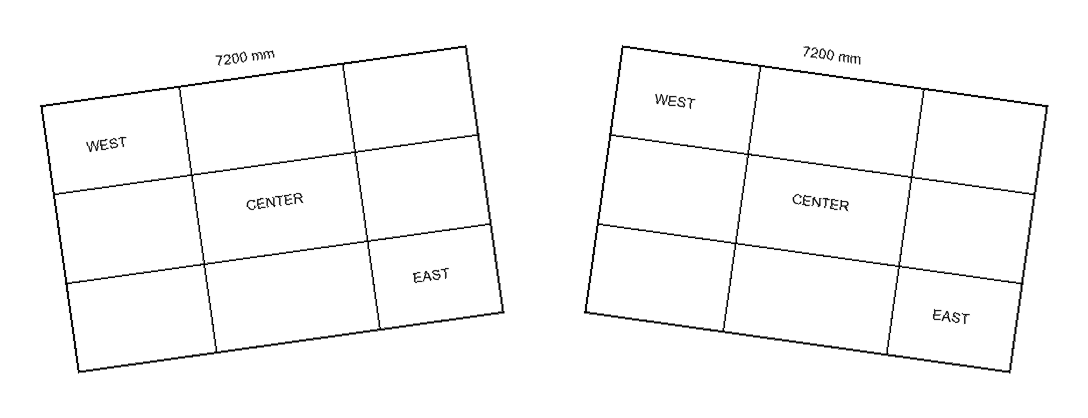
#> input picture fixtures/drawing_geometry/ambiguous.png, 1088 x 418 px
$ python -i drawing_linework.py   (imports and definitions only)
#> lines starting #> are read from the running program, lines starting #| are printed output that depends on the picture; after the words box and inside, x2 and y2 are one past the last pixel; in counts of white or black regions, pixels touching at a corner belong together
#> further down, picture is the input picture: PIL image 1088x418 RGB; min 0, max 255, mean 248.8
"""Bounded raster line observations and explicitly hypothetical short gaps.

No pixels are repaired here. Neither a detected segment nor a collinear gap
identifies a wall, opening, dimension, structural member or safe modification.
"""
import math

POLICY = 'raster-linework-hypotheses-v1'
MAX_SIDE = 1600
MAX_RAW = 4096
MAX_LINES = 256
MAX_GAPS = 100
PARAMETERS = {'threshold_gray': 128, 'min_line_px': 40, 'hough_votes': 40,
              'hough_gap_px': 0, 'angle_tolerance_degrees': 1.0,
              'offset_tolerance_px': 1.25, 'min_gap_px': 2.0, 'max_gap_px': 8.0,
              'min_observed_support': 0.85, 'max_gap_dark_fraction': 0.25,
              'max_observed_endpoint_extension_px': 40}


def segment(row):
    a, b = list(map(float, row[:2])), list(map(float, row[2:]))
    if a > b:
        a, b = b, a
    length = math.dist(a, b)
    if not length:
        raise ValueError('Zero-length detected segment')
    return {'a': a, 'b': b, 'length': length,
            'direction': [(b[0]-a[0])/length, (b[1]-a[1])/length]}


def project(point, origin, direction):
    return sum((v-o)*d for v, o, d in zip(point, origin, direction))


def collinear(a, b):
    dx, dy = a['direction']
    ex, ey = b['direction']
    if abs(dx*ey-dy*ex) > math.sin(math.radians(PARAMETERS['angle_tolerance_degrees'])):
        return False
    return max(abs((p[0]-a['a'][0])*dy-(p[1]-a['a'][1])*dx) for p in (b['a'], b['b'])) <= PARAMETERS['offset_tolerance_px']


def interval_gap(a, b):
    if not collinear(a, b):
        return None
    first, second = sorted((project(b[p], a['a'], a['direction']), b[p]) for p in ('a', 'b'))
    if first[0] > a['length']:
        start, end = a['b'], first[1]
    elif second[0] < 0:
        start, end = second[1], a['a']
    else:
        return None
    distance = math.dist(start, end)
    return (start, end, distance) if PARAMETERS['min_gap_px'] <= distance <= PARAMETERS['max_gap_px'] else None


def samples(mask, start, end, *, interior=False):
    import numpy as np
    count = max(3, math.ceil(math.dist(start, end))+1)
    points = np.linspace(start, end, count)
    if interior:
        points = points[1:-1]
    xy = np.rint(points).astype(int)
    xy[:, 0] = np.clip(xy[:, 0], 0, mask.shape[1]-1)
    xy[:, 1] = np.clip(xy[:, 1], 0, mask.shape[0]-1)
    return float(mask[xy[:, 1], xy[:, 0]].mean())


def observed_endpoints(row, mask):
    """Recover adjacent ink discarded by Hough; never step across white pixels."""
    ends = []
    for name, sign in (('a', -1), ('b', 1)):
        start = row[name]
        last = list(start)
        for step in range(1, 2*PARAMETERS['max_observed_endpoint_extension_px']+1):
            x, y = [round(p+sign*d*step/2) for p, d in zip(start, row['direction'])]
            if not (0 <= x < mask.shape[1] and 0 <= y < mask.shape[0]) or not mask[y, x]:
                break
            last = [x, y]
        ends.extend(last)
    return segment(ends)


def analyse(image, text_polygons=(), *, preview_path=None):
#> called with text_polygons = ()
    import cv2
    import numpy as np
    from PIL import Image

    if min(image.size) < 1 or max(image.size) > 6000 or image.width*image.height > 12_000_000:
        raise ValueError('Source raster outside linework budget')
    reduced = image.copy()
    reduced.thumbnail((MAX_SIDE, MAX_SIDE), Image.Resampling.BILINEAR)
    sx, sy = image.width/reduced.width, image.height/reduced.height
#> sx = 1; sy = 1
    dark = np.asarray(reduced.convert('L')) < PARAMETERS['threshold_gray']
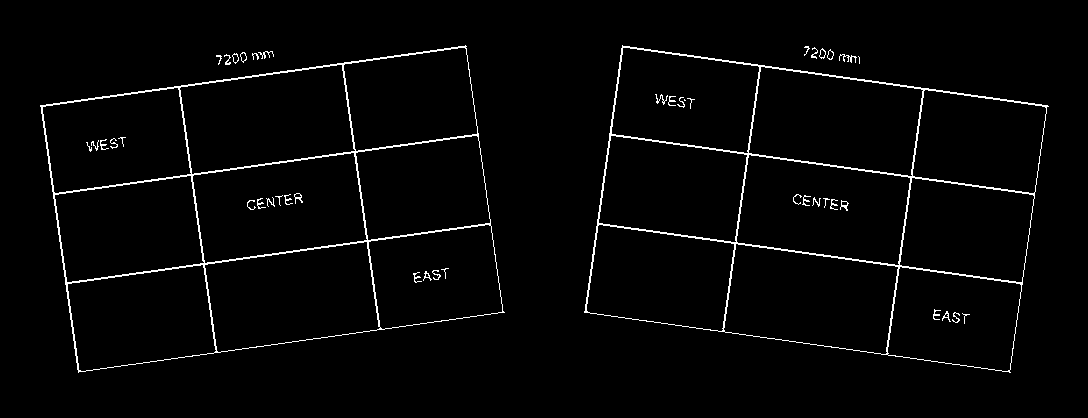
#> dark: shape (418, 1088) bool; 2.4% white in thin lines or dots, all inside (x1, y1, x2, y2) = (40, 45, 1049, 373)
    excluded = np.zeros(dark.shape, dtype='uint8')
    for polygon in text_polygons:
        if len(polygon) != 4 or not all(len(p) == 2 and all(type(v) in (int, float) and math.isfinite(v) for v in p)
                                      and 0 <= p[0] <= image.width and 0 <= p[1] <= image.height for p in polygon):
            raise ValueError('Invalid text exclusion polygon')
        points = np.rint([[p[0]/sx, p[1]/sy] for p in polygon]).astype('int32')
        cv2.fillPoly(excluded, [points], 1)
#> excluded: shape (418, 1088); every value is 0
    excluded = cv2.dilate(excluded, np.ones((3, 3), dtype='uint8'))
    ink = (dark & ~excluded.astype(bool)).astype('uint8')*255
    cv2.setNumThreads(1)
    cv2.setRNGSeed(0)
    detected = cv2.HoughLinesP(ink, 1, math.pi/1800, PARAMETERS['hough_votes'],
                             minLineLength=PARAMETERS['min_line_px'], maxLineGap=PARAMETERS['hough_gap_px'])
#> detected = 33 rows, first 6: [40, 106, 357, 61], [87, 279, 490, 223], [597, 223, 1022, 283], [622, 46, 934, 90], [844, 168, 1034, 194], [736, 240, 760, 67]
    base = {'policy': POLICY, 'status': 'observations_and_hypotheses_require_review',
            'source_size': list(image.size), 'analysis_size': list(reduced.size),
            'analysis_to_source': [sx, 0, 0, 0, sy, 0],
            'coordinate_basis': 'normalized source raster pixel-edge coordinates; detected pixel centres add 0.5 before scaling',
            'parameters': dict(PARAMETERS), 'lines': [], 'gaps': [], 'truncated': False,
            'original_pixels_modified': False, 'automatic_gap_fill': False,
            'probability_of_correctness': None,
            'limitations': ['直线像素候选不等于墙、门窗、结构构件或尺寸识别。',
                            '短间隔共线只能形成几何假设；真实开口、符号及扫描缺损可能外观相同，不能自动补线。',
                            '支持率是阈值后线上暗像素比例，不是正确概率；没有检出不表示原图不存在。',
                            '分析可能缩放，文字候选区域被排除；细线、弧线、重叠和低对比度可能遗漏。']}
    if preview_path is not None:
        import hashlib
        reduced.save(preview_path, format='PNG')
        if preview_path.stat().st_size > 8*1024*1024:
            raise ValueError('Linework preview exceeds export budget')
        base['preview_sha256'] = hashlib.sha256(preview_path.read_bytes()).hexdigest()
        base['preview_basis'] = 'Analysis-sized source thumbnail; no gap pixels added; original normalized raster retained separately'
    if detected is None:
        return {**base, 'status': 'no_lines_detected_not_proof_of_absence', 'raw_line_count': 0}
    if not (detected.ndim == 2 and detected.shape[1] == 4 or detected.ndim == 3 and detected.shape[1:] == (1, 4)):
        raise ValueError('Unexpected native line shape')
    raw = detected.reshape(-1, 4)
#> raw has the same summary as detected
    base['raw_line_count'] = len(raw)
    if len(raw) > MAX_RAW:
        return {**base, 'status': 'line_budget_exceeded', 'truncated': True}
    if not np.isfinite(raw).all() or not ((raw[:, [0, 2]] >= 0).all() and (raw[:, [0, 2]] < reduced.width).all()
                                          and (raw[:, [1, 3]] >= 0).all() and (raw[:, [1, 3]] < reduced.height).all()):
        raise ValueError('Detected line outside analysis raster')
    candidates = [observed_endpoints(segment(row), ink) for row in raw
                  if math.dist(row[:2], row[2:]) >= PARAMETERS['min_line_px']]
#> the loop in observed_endpoints, `for name, sign in (('a', -1), ('b', 1)):` made 2 passes
#> after the loop in observed_endpoints, `for name, sign in (('a', -1), ('b', 1)):`: ends = [40, 106, 397, 55]
#> the loop in observed_endpoints (call 2), `for name, sign in (('a', -1), ('b', 1)):` made 2 passes
#> candidates = 33 items
    candidates.sort(key=lambda r: (-r['length'], r['a'], r['b']))
    kept = []
    for row in candidates:
        support = samples(dark, row['a'], row['b'])
        if support < PARAMETERS['min_observed_support']:
            continue
        duplicate = False
        for old in kept:
            if collinear(old, row):
                low, high = sorted(project(row[p], old['a'], old['direction']) for p in ('a', 'b'))
                if max(0, min(high, old['length'])-max(0, low)) >= 0.9*row['length']:
                    duplicate = True
                    break
        if duplicate:
            continue
        if len(kept) == MAX_LINES:
            base['truncated'] = True
            break
        kept.append({**row, 'support': support})
#> this loop made 33 passes
#> (count in samples, support) on passes 2 to 13: (408, 0.897), (362, 1), (357, 0.994), (220, 0.977), (193, 0.881), (187, 0.909), (182, 1), (180, 0.911), (174, 0.931), (151, 1), (134, 0.97), (131, 0.947)
#> (count in samples, support) on pass 1: (431, 1)
    def source(point):
        return [(point[0]+0.5)*sx, (point[1]+0.5)*sy]
    for index, row in enumerate(kept, 1):
        row['candidate_id'] = f'line_{index}'
        base['lines'].append({'candidate_id': row['candidate_id'], 'points_source_px': [source(row['a']), source(row['b'])],
                              'observed_dark_support': row['support'], 'source_kind': 'RASTER_LINE_CANDIDATE',
                              'building_component': None, 'review_required': True})
#> this loop made 28 passes
    seen = set()
    for index, a in enumerate(kept):
        for b in kept[index+1:]:
            gap = interval_gap(a, b)
            if gap is None:
                continue
            start, end, distance = gap
            if samples(excluded, start, end, interior=True) > 0:
                continue
            darkness = samples(dark, start, end, interior=True)
            if darkness > PARAMETERS['max_gap_dark_fraction']:
                continue
            key = tuple(round(v, 1) for p in sorted((start, end)) for v in p)
            if key in seen:
                continue
            seen.add(key)
            if len(base['gaps']) == MAX_GAPS:
                base['truncated'] = True
                return base
            base['gaps'].append({'candidate_id': f'gap_{len(base["gaps"])+1}',
                                 'points_source_px': [source(start), source(end)],
                                 'supporting_line_ids': [a['candidate_id'], b['candidate_id']],
                                 'gap_analysis_px': distance, 'observed_dark_fraction': darkness,
                                 'source_kind': 'INFERRED_GEOMETRY_NOT_ENGINEERING', 'review_required': True,
                                 'interpretation': '短共线空隙；可能是缺损，也可能是设计开口或符号间隔，含义未知。'})
    return base

>>> from PIL import Image
>>> picture = Image.open('../../../../fixtures/drawing_geometry/ambiguous.png')
>>> result = analyse(picture)

$ run again, on fixtures/drawing_geometry/missing_dimension.png
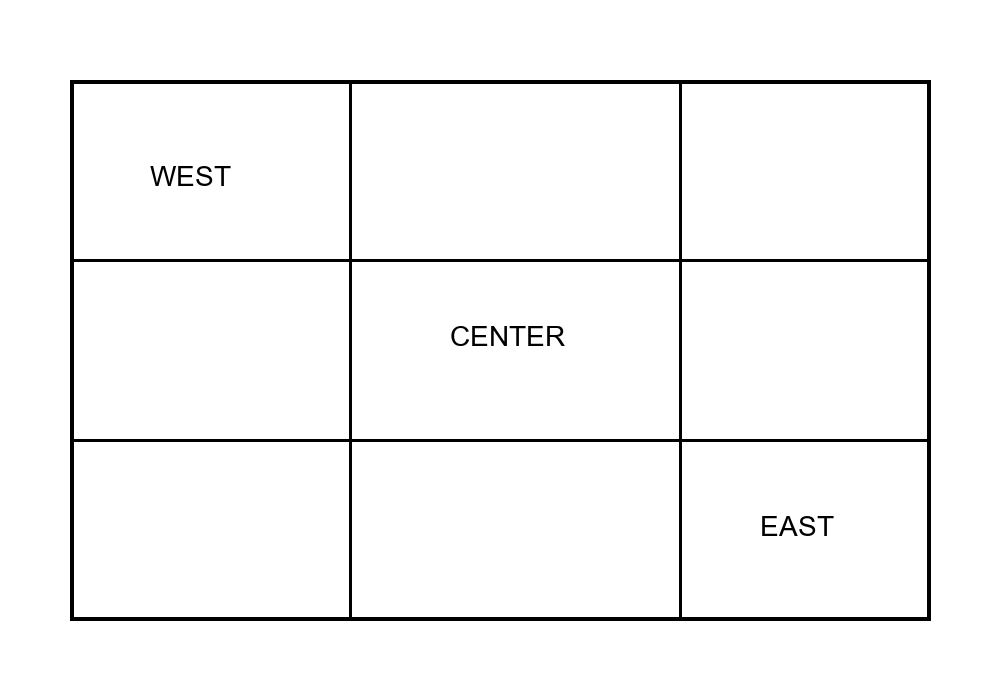
#> input picture fixtures/drawing_geometry/missing_dimension.png, 1000 x 700 px
#> picture is the input picture: PIL image 1000x700 RGB; min 0, max 255, mean 247.3
#> in analyse, `dark = np.asarray(reduced.convert('L')) < PARAMETERS['threshold_gray']`:
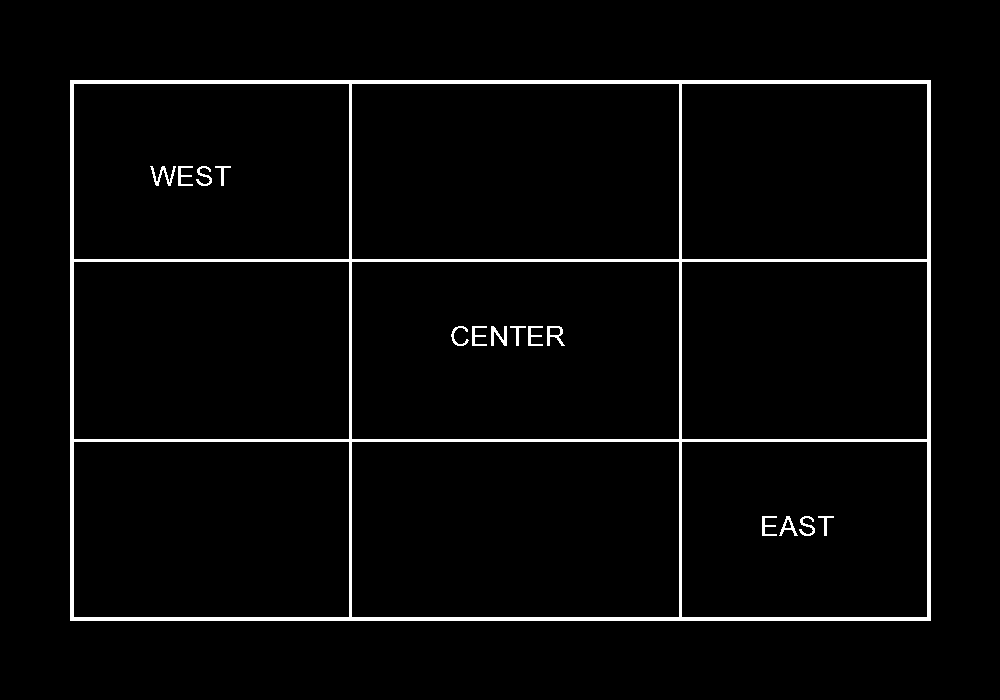
#> dark: shape (700, 1000) bool; 3% white; 15 white regions, largest, box (x1, y1, x2, y2) and area: (70, 80, 931, 621) 19432, (150, 166, 176, 186) 182, (491, 326, 507, 346) 167
#> detected = 60 rows, first 6: [70, 261, 930, 261], [70, 439, 930, 439], [70, 83, 930, 83], [70, 80, 930, 80], [70, 617, 930, 617], [70, 618, 930, 618]
#> raw has the same summary as detected
#> the loop in observed_endpoints, `for name, sign in (('a', -1), ('b', 1)):` made 2 passes
#> after the loop in observed_endpoints, `for name, sign in (('a', -1), ('b', 1)):`: ends = [70, 261, 930, 261]
#> the loop in observed_endpoints (call 2), `for name, sign in (('a', -1), ('b', 1)):` made 2 passes
#> candidates = 60 items
#> the loop in analyse, `for row in candidates:` made 60 passes
#> count in samples on passes 2 to 9: 861, 861, 861, 861, 861, 861, 861, 861
#> the loop in analyse, `for index, row in enumerate(kept, 1):` made 36 passes
#> the loop in analyse, `for index, a in enumerate(kept):` made 36 passes

$ run again, on fixtures/drawing_geometry/noise_6.png
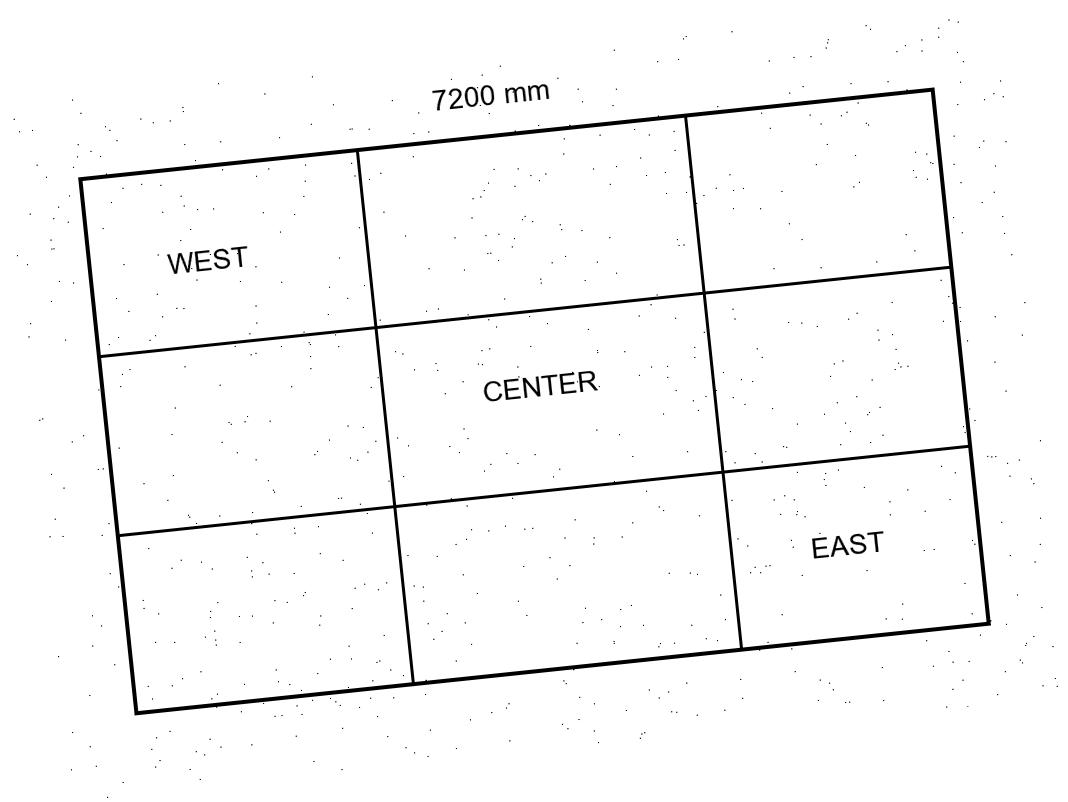
#> input picture fixtures/drawing_geometry/noise_6.png, 1068 x 802 px
#> picture is the input picture: PIL image 1068x802 RGB; min 0, max 255, mean 248.2
#> in analyse, `dark = np.asarray(reduced.convert('L')) < PARAMETERS['threshold_gray']`:
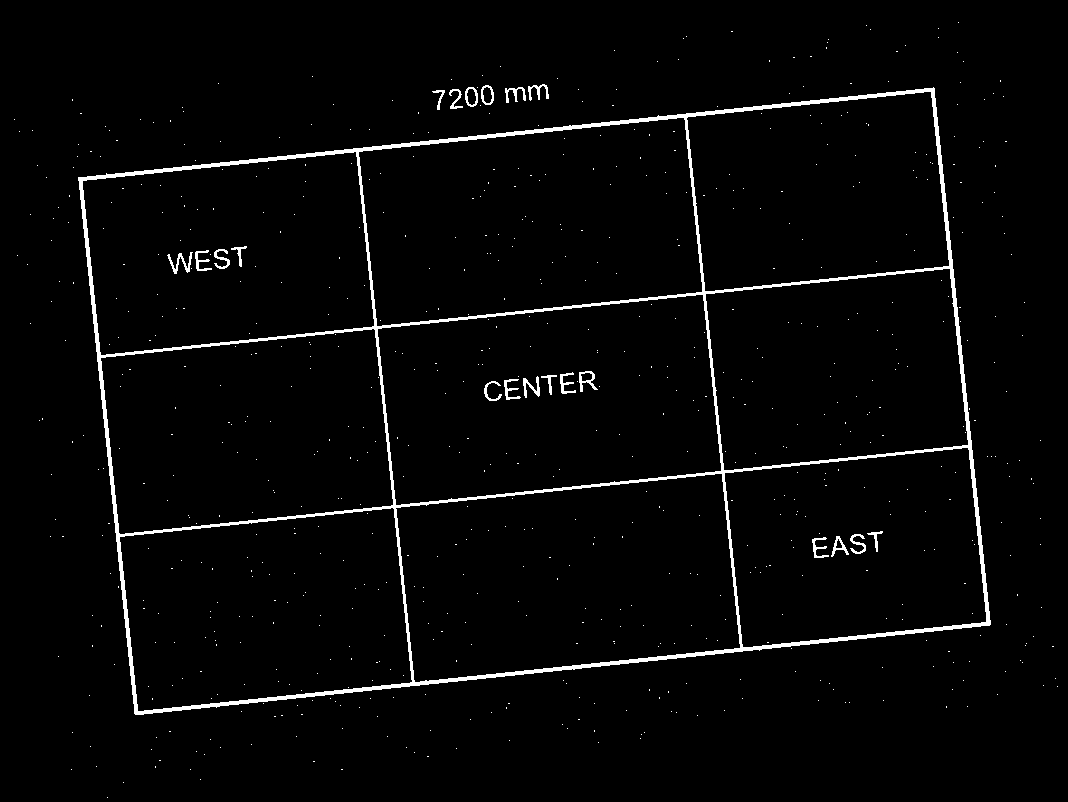
#> dark: shape (802, 1068) bool; 2.7% white; 742 white regions (721 under 20 px), largest, box (x1, y1, x2, y2) and area: (78, 87, 991, 715) 19488, (167, 252, 193, 274) 183, (523, 376, 540, 398) 152
#> detected = 44 rows, first 6: [116, 535, 885, 456], [134, 712, 990, 622], [145, 352, 952, 266], [78, 178, 713, 111], [134, 713, 990, 624], [78, 180, 934, 89]
#> raw has the same summary as detected
#> the loop in observed_endpoints, `for name, sign in (('a', -1), ('b', 1)):` made 2 passes
#> after the loop in observed_endpoints, `for name, sign in (('a', -1), ('b', 1)):`: ends = [116, 535, 885, 456]
#> the loop in observed_endpoints (call 2), `for name, sign in (('a', -1), ('b', 1)):` made 2 passes
#> candidates = 44 items
#> the loop in analyse, `for row in candidates:` made 44 passes
#> (count in samples, support) on passes 2 to 9: (862, 1), (862, 1), (853, 1), (775, 0.951), (680, 1), (536, 0.909), (414, 1), (401, 1)
#> the loop in analyse, `for index, row in enumerate(kept, 1):` made 37 passes
#> the loop in analyse, `for index, a in enumerate(kept):` made 37 passes
